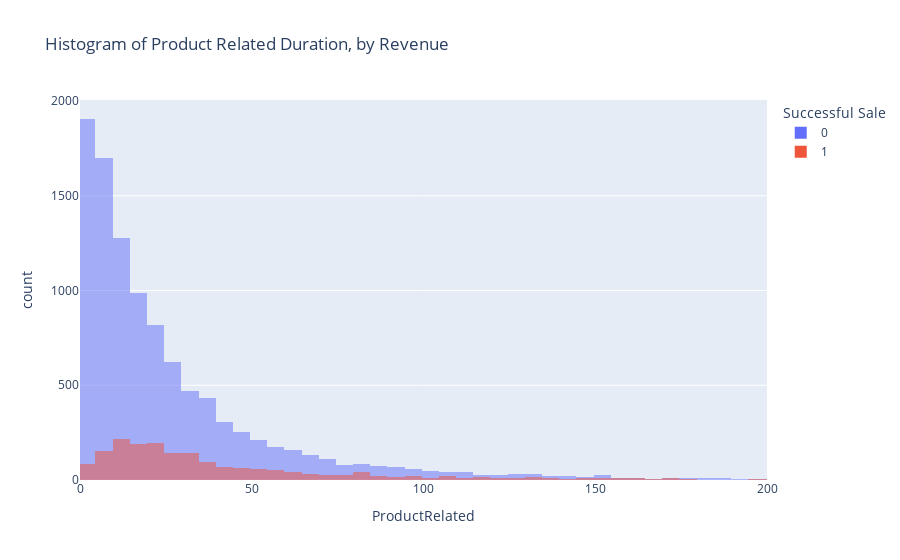

This figure's notebook cell:
### Markdown cell above
It seems like there is no significant correlation between the duration of time spent viewing producted related webpage and a successful sale. However, if very little time is spent looking at product-related pages, it is likely that the session would not lead to sale.

### Code cell
fig = px.histogram(shop, 'ProductRelated', range_x = [0, 200], 
                   color = 'Revenue', barmode='overlay',  
                   title='Histogram of Product Related Duration, by Revenue',
                  labels={'count':'number of sessions',
                     'ProductRelated_Duration':'Time Spent Viewing Product-related Webpage',
                     'Revenue':'Successful Sale',
                     1:'Success',
                     0:'No success'
                    })
fig.show()

### Figure 1 — Plotly figure (JSON) as saved in the notebook; plotly's stock layout.template omitted (floating-point values rounded to 4 significant figures; data arrays with more than 128 entries replaced by an {"elided": "..."} marker saying what was removed)
{"data": [{"alignmentgroup": "True", "bingroup": "x", "hovertemplate": "Successful Sale=0<br>ProductRelated=%{x}<br>count=%{y}<extra></extra>", "legendgroup": "0", "marker": {"color": "#636efa", "opacity": 0.5, "pattern": {"shape": ""}}, "name": "0", "offsetgroup": "0", "orientation": "v", "showlegend": true, "type": "histogram", "x": {"elided": "10422 int values"}, "xaxis": "x", "yaxis": "y"}, {"alignmentgroup": "True", "bingroup": "x", "hovertemplate": "Successful Sale=1<br>ProductRelated=%{x}<br>count=%{y}<extra></extra>", "legendgroup": "1", "marker": {"color": "#EF553B", "opacity": 0.5, "pattern": {"shape": ""}}, "name": "1", "offsetgroup": "1", "orientation": "v", "showlegend": true, "type": "histogram", "x": {"elided": "1908 int values"}, "xaxis": "x", "yaxis": "y"}], "layout": {"barmode": "overlay", "legend": {"title": {"text": "Successful Sale"}, "tracegroupgap": 0}, "title": {"text": "Histogram of Product Related Duration, by Revenue"}, "xaxis": {"anchor": "y", "domain": [0, 1], "range": [0, 200], "title": {"text": "ProductRelated"}}, "yaxis": {"anchor": "x", "domain": [0, 1], "title": {"text": "count"}}}}
